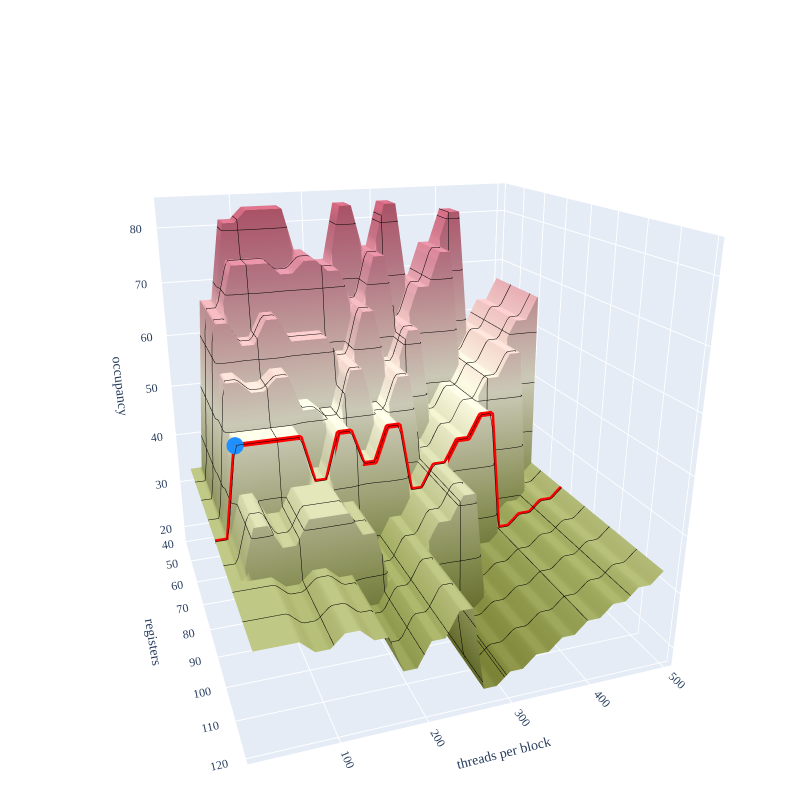

Source (notebook cell):
### Code cell
import plotly.graph_objects as go

POINT = (80, 48)

fig = go.Figure()

# fig.add_trace(go.Surface(x=X, y=Y, z=Z, colorscale='Armyrose',
#                          showscale=False,
#                          contours=dict(
#                              x=dict(show=True, start=np.min(X), end=np.max(X), size=5, color="black"),
#                              y=dict(show=True, start=np.min(Y), end=np.max(Y), size=5, color="black"),
#                              z=dict(show=True, start=np.min(Z), end=np.max(Z), size=5, color="black"),
#                          )))

fig.add_trace(go.Surface(
    x=X,
    y=Y,
    z=Z,
    colorscale='Armyrose',
    showscale=False,
    contours=dict(
        x=dict(show=True, size=(X[0, 1] - X[0, 0]), color="black"),
        y=dict(show=True, size=(Y[1, 0] - Y[0, 0]), color="black"),
        z=dict(show=True, size=(np.min(np.diff(np.unique(Z)))), color="black"),
    )
))

line_z = [compute(8, 6, int(x), POINT[0]) for x in y_vals]
print(line_z)
fig.add_trace(go.Scatter3d(x=[POINT[0]] * len(y_vals), y=y_vals, z=line_z,
                           mode='lines',
                           line=dict(color='red', width=10)))

point_z = compute(8, 6, POINT[1], POINT[0])
fig.add_trace(go.Scatter3d(x=[POINT[0]], y=[POINT[1]], z=[point_z],
                           mode='markers',
                           marker=dict(color='dodgerblue', size=10, symbol='circle')))

fig.update_layout(
    # title='3D Plot',
    font_family='Serif',
    scene=dict(
        xaxis_title='registers',
        yaxis_title='threads per block',
        zaxis_title='occupancy',
        camera=dict(
            eye=dict(x=2, y=-.7, z=.8)
        )
    ),
    margin=dict(l=0, r=0, b=0, t=40),
    autosize=False,
    width=800,
    height=800,
    showlegend=False,
)

fig.show()

### Figure 1 — Plotly figure (JSON) as saved in the notebook; plotly's stock layout.template omitted (floating-point values rounded to 4 significant figures; data arrays with more than 128 entries replaced by an {"elided": "..."} marker saying what was removed)
{"data": [{"colorscale": [[0.0, "rgb(121, 130, 52)"], [0.1667, "rgb(163, 173, 98)"], [0.3333, "rgb(208, 211, 162)"], [0.5, "rgb(253, 251, 228)"], [0.6667, "rgb(240, 198, 195)"], [0.8333, "rgb(223, 145, 163)"], [1.0, "rgb(212, 103, 128)"]], "contours": {"x": {"color": "black", "show": true, "size": 1}, "y": {"color": "black", "show": true, "size": 16}, "z": {"color": "black", "show": true, "size": 2.083}}, "showscale": false, "x": {"elided": "31x78 int values"}, "y": {"elided": "31x78 int values"}, "z": {"elided": "31x78 float values"}, "type": "surface"}, {"line": {"color": "red", "width": 10}, "mode": "lines", "x": [80, 80, 80, 80, 80, 80, 80, 80, 80, 80, 80, 80, 80, 80, 80, 80, 80, 80, 80, 80, 80, 80, 80, 80, 80, 80, 80, 80, 80, 80, 80], "y": [16, 32, 48, 64, 80, 96, 112, 128, 144, 160, 176, 192, 208, 224, 240, 256, 272, 288, 304, 320, 336, 352, 368, 384, 400, 416, 432, 448, 464, 480, 496], "z": [33.33, 33.33, 50.0, 50.0, 50.0, 50.0, 50.0, 50.0, 41.67, 41.67, 50.0, 50.0, 43.75, 43.75, 50.0, 50.0, 37.5, 37.5, 41.67, 41.67, 45.83, 45.83, 50.0, 50.0, 27.08, 27.08, 29.17, 29.17, 31.25, 31.25, 33.33], "type": "scatter3d"}, {"marker": {"color": "dodgerblue", "size": 10, "symbol": "circle"}, "mode": "markers", "x": [80], "y": [48], "z": [50.0], "type": "scatter3d"}], "layout": {"font": {"family": "Serif"}, "scene": {"camera": {"eye": {"x": 2, "y": -0.7, "z": 0.8}}, "xaxis": {"title": {"text": "registers"}}, "yaxis": {"title": {"text": "threads per block"}}, "zaxis": {"title": {"text": "occupancy"}}}, "margin": {"l": 0, "r": 0, "b": 0, "t": 40}, "autosize": false, "width": 800, "height": 800, "showlegend": false}}
